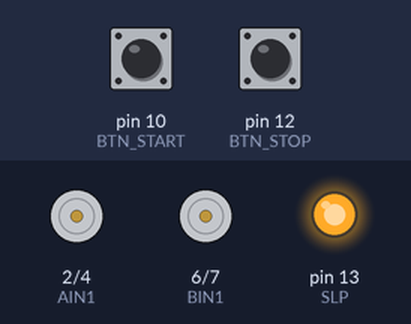
Simulated run of this sketch. Board: Arduino Uno, built with avr-gcc and run on an emulated ATmega328P. Parts: motor-driver pin pairs drawn as motors (green arrow = first pin HIGH = forward, orange = second pin HIGH = backward, longer = more drive), output pins drawn as LEDs (lit = HIGH). Inputs (shaded band) come from the test bench; at power-on: pin 10 (BTN_START) HIGH, pin 12 (BTN_STOP) HIGH.

Above: at 1.2 s.
1.3 s: pin 10 (BTN_START) pulled LOW for 0.15 s
At 1.7 s:
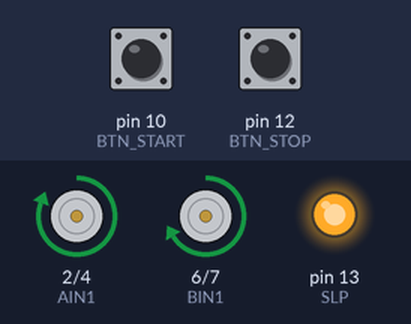
2.9 s: pin 12 (BTN_STOP) pulled LOW for 0.15 s
At 4.1 s:
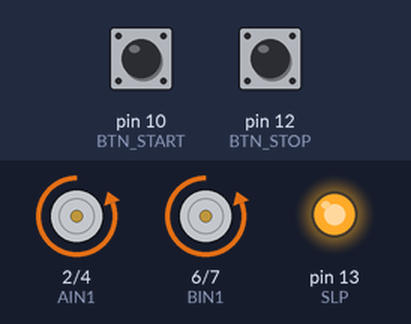
4.5 s: pin 10 (BTN_START) pulled LOW for 1 s
At 5.3 s:
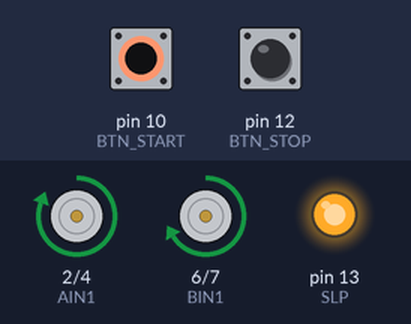
7.0 s: pin 12 (BTN_STOP) pulled LOW for 1 s
At 8.4 s:
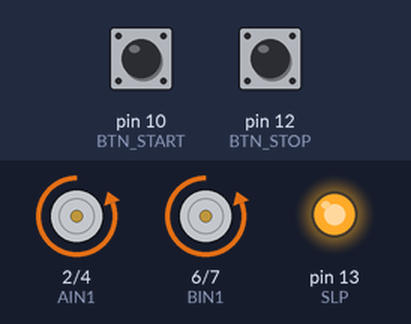
Timing chart, 0 to 10.0 s (numbered marks = the images above; inputs shaded):
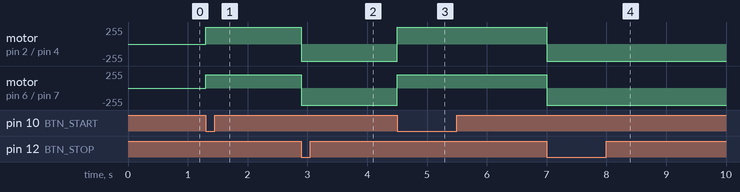

Measured:
- after the input at 1.3 s, motor on pin 2 (AIN1) / pin 4 (AIN2): stopped → forward 255/255 at once; motor on pin 6 (BIN1) / pin 7 (BIN2): stopped → forward 200/255 at once
- after the input at 2.9 s, motor on pin 2 (AIN1) / pin 4 (AIN2): forward 255/255 → backward 255/255 at once; motor on pin 6 (BIN1) / pin 7 (BIN2): forward 200/255 → backward 255/255 at once
- after the input at 4.5 s, motor on pin 2 (AIN1) / pin 4 (AIN2): backward 255/255 → forward 255/255 at once; motor on pin 6 (BIN1) / pin 7 (BIN2): backward 255/255 → forward 200/255 at once
- after the input at 7.0 s, motor on pin 2 (AIN1) / pin 4 (AIN2): forward 255/255 → backward 255/255 at once; motor on pin 6 (BIN1) / pin 7 (BIN2): forward 200/255 → backward 255/255 at once

The sketch:

Motor_Test_With_Buttons.ino
```cpp
#define AIN1 2
#define AIN2 4
#define BIN1 6
#define BIN2 7
#define SLP 13

#define BTN_START 10   // Forward
#define BTN_STOP  12   // Backward

const int SPEED = 200;

void setup() {
  pinMode(AIN1, OUTPUT);
  pinMode(AIN2, OUTPUT);
  pinMode(BIN1, OUTPUT);
  pinMode(BIN2, OUTPUT);
  pinMode(SLP, OUTPUT);

  pinMode(BTN_START, INPUT_PULLUP);
  pinMode(BTN_STOP, INPUT_PULLUP);

  digitalWrite(SLP, HIGH);

  stopMotor();
}

void forward() {
  analogWrite(AIN1, SPEED);
  analogWrite(AIN2, 0);
  analogWrite(BIN1, SPEED);
  analogWrite(BIN2, 0);
}

void backward() {
  analogWrite(AIN1, 0);
  analogWrite(AIN2, SPEED);
  analogWrite(BIN1, 0);
  analogWrite(BIN2, SPEED);
}

void stopMotor() {
  analogWrite(AIN1, 0);
  analogWrite(AIN2, 0);
  analogWrite(BIN1, 0);
  analogWrite(BIN2, 0);
}

void loop() {

  // D10 pressed -> Forward
  if (digitalRead(BTN_START) == LOW) {
    forward();
    delay(200);                  // debounce
    while (digitalRead(BTN_START) == LOW);
  }

  // D12 pressed -> Backward
  if (digitalRead(BTN_STOP) == LOW) {
    backward();
    delay(200);                  // debounce
    while (digitalRead(BTN_STOP) == LOW);
  }
}
```
